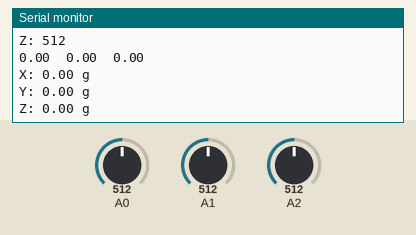
Recording of a sketch running on a simulated Arduino Uno, built with avr-gcc and run on an emulated ATmega328P. Shown: the last lines printed to the serial monitor. Inputs (shaded band) come from the test bench; at power-on: A0 = 512, A1 = 512, A2 = 512.

Above: at 2.8 s.
2.9 s: A0 set to 716
At 4.6 s:
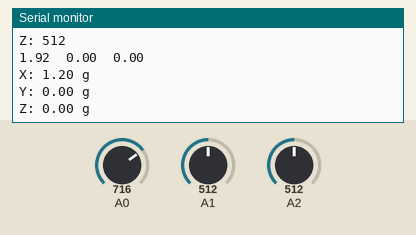
5.6 s: A1 set to 716
At 7.5 s:
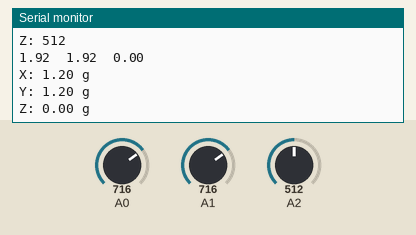
8.3 s: A2 set to 716
At 10.8 s:
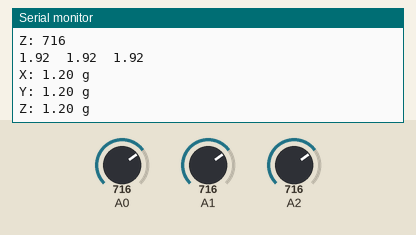
11.0 s: A0 set to 900
At 12.5 s:
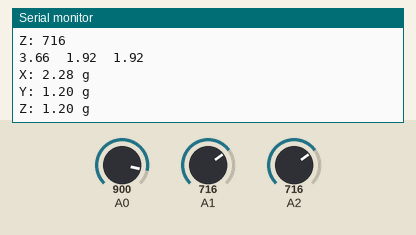
13.7 s: A1 set to 900
At 15.4 s:
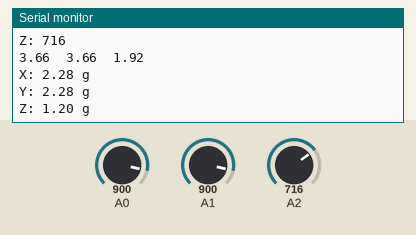
16.4 s: A2 set to 900
At 18.7 s:
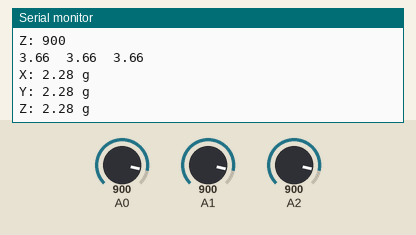
Timing chart, 0 to 20.1 s (numbered marks = the images above; inputs shaded):
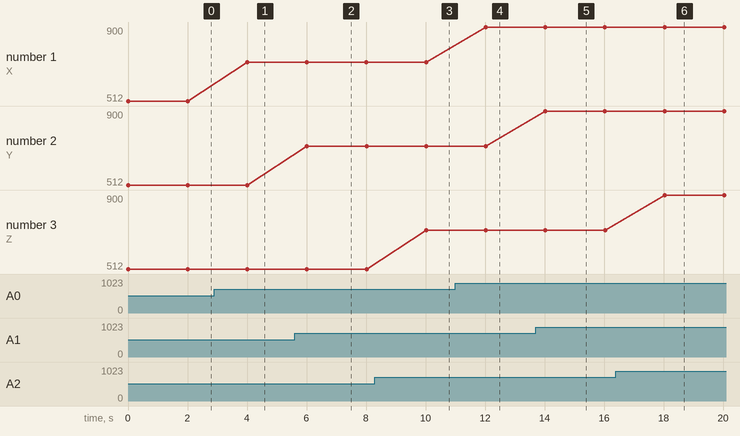

Measured:
- after the input at 2.9 s, the serial monitor: prints a new line after 1.1 s (image 1)
- after the input at 5.6 s, the serial monitor: prints a new line after 0.41 s (image 2)
- after the input at 8.3 s, the serial monitor: prints a new line after 1.7 s (image 3)
- after the input at 11.0 s, the serial monitor: prints a new line after 1.0 s (image 4)
- after the input at 13.7 s, the serial monitor: prints a new line after 0.33 s (image 5)
- after the input at 16.4 s, the serial monitor: prints a new line after 1.6 s (image 6)
- plotted number 1: 512 → 716 after the input at 2.9 s, 716 → 900 after the input at 11.0 s

The sketch:

Accelerometer_example.ino
```cpp
// (licence header left out)
// Make sure these two variables are correct for your setup
int scale = 3; // 3 (±3g) for ADXL337, 200 (±200g) for ADXL377
boolean micro_is_5V = false; // Set to true if using a 5V microcontroller such as the Arduino Uno, false if using a 3.3V microcontroller, this affects the interpretation of the sensor data

void setup()
{
  // Initialize serial communication at 115200 baud
  Serial.begin(115200);
}

// Read, scale, and print accelerometer data
void loop()
{
  // Get raw accelerometer data for each axis
  int rawX = analogRead(A0);
  int rawY = analogRead(A1);
  int rawZ = analogRead(A2);

  // Scale accelerometer ADC readings into common units
  // Scale map depends on if using a 5V or 3.3V microcontroller
  float scaledX, scaledY, scaledZ; // Scaled values for each axis
  if (micro_is_5V) // Microcontroller runs off 5V
  {
    scaledX = mapf(rawX, 0, 675, -scale, scale); // 3.3/5 * 1023 =~ 675
    scaledY = mapf(rawY, 0, 675, -scale, scale);
    scaledZ = mapf(rawZ, 0, 675, -scale, scale);
  }
  else // Microcontroller runs off 3.3V
  {
    scaledX = mapf(rawX, 0, 1023, -scale, scale);
    scaledY = mapf(rawY, 0, 1023, -scale, scale);
    scaledZ = mapf(rawZ, 0, 1023, -scale, scale);
  }

  // Print out raw X,Y,Z accelerometer readings
  Serial.print("X: "); Serial.println(rawX);
  Serial.print("Y: "); Serial.println(rawY);
  Serial.print("Z: "); Serial.println(rawZ);
  Serial.println();

   //zero_G is the reading we expect from the sensor when it detects
  //no acceleration.  Subtract this value from the sensor reading to
  //get a shifted sensor reading.
  float zero_G = 512.0;

  //scale is the number of units we expect the sensor reading to
  //change when the acceleration along an axis changes by 1G.
  //Divide the shifted sensor reading by scale to get acceleration in Gs.
  float scale = 106;

  Serial.print(((float)rawX - zero_G)/scale);
  Serial.print("\t");

  Serial.print(((float)rawY - zero_G)/scale);
  Serial.print("\t");

  Serial.print(((float)rawZ - zero_G)/scale);
  Serial.print("\n");  // delay before next reading:

  // Print out scaled X,Y,Z accelerometer readings
  Serial.print("X: "); Serial.print(scaledX); Serial.println(" g");
  Serial.print("Y: "); Serial.print(scaledY); Serial.println(" g");
  Serial.print("Z: "); Serial.print(scaledZ); Serial.println(" g");
  Serial.println();

  delay(2000); // Minimum delay of 2 milliseconds between sensor reads (500 Hz)
}

// Same functionality as Arduino's standard map function, except using floats
float mapf(float x, float in_min, float in_max, float out_min, float out_max)
{
  return (x - in_min) * (out_max - out_min) / (in_max - in_min) + out_min;
}
```
